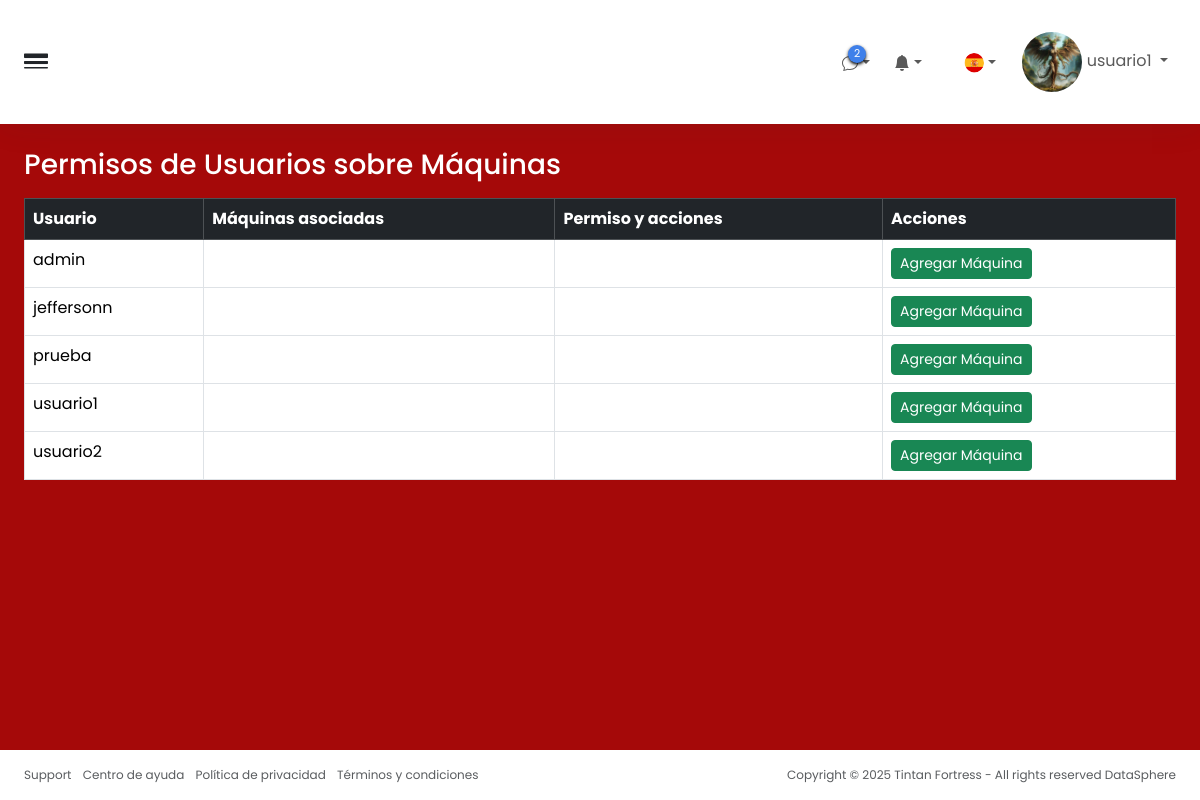
The app's page /permisos.php (signed in) with its own data.
### tables this page shows
CREATE TABLE `usuarios` (
  `id` int(11) NOT NULL,
  `nombre_usuario` varchar(100) NOT NULL,
  `contraseña` text NOT NULL,
  `correo_electronico` varchar(255) DEFAULT NULL,
  `id_rol` int(11) NOT NULL,
  `creado_en` timestamp NOT NULL DEFAULT current_timestamp(),
  `imagen` varchar(255) DEFAULT NULL
);

### permisos.php (the view, shortened to what this page needs)
<?php
try {
    include 'conexion.php';
    $nombreUsuario = $_SESSION['nombre'];
    $usuario_id = $_SESSION['usuario_id'];
    $sqlImagen = "SELECT imagen FROM usuarios WHERE id = :id";
    $stmtImagen = $conn->prepare($sqlImagen);
    $stmtImagen->execute([':id' => $usuario_id]);
    $imagenUsuario = $stmtImagen->fetchColumn();
    ?>
    <!DOCTYPE html>
    <html lang="es">
    <head>
        <link rel="stylesheet" href="css/index.css">
        <link href="https://cdn.jsdelivr.net/npm/bootstrap@5.3.6/dist/css/bootstrap.min.css" rel="stylesheet"
>
        <link rel="stylesheet" href="https://cdn.jsdelivr.net/npm/bootstrap-icons@1.13.1/font/bootstrap-icons.min.css">
    </head>
    <body>
        <div class="wrapper w-100 d-flex align-items-start justify-content-between bg-black">
            <div class="main">
                <nav
                    class="navbar-main d-flex justify-content-between align-items-center p-4 navbar navbar-expand navbar-light">
                    <span class="sidebar-toggle d-flex align-items-center fs-4">
                        <i class="bi bi-border-width" id=toggle></i>
                    </span>
                    <div class="navbar-collapse collapse">
                        <div class="navbar-align navbar-nav ms-auto">
                            <div class="me-2 nav-item dropdown d-flex position-relative">
                                <a id="element" class="d-flex align-items-center nav-link nav-icon dropdown-toggle"
                                    aria-expanded="true">
                                    <div class="position-relative">
                                        <span class="indicator">2</span>
                                    </div>
                                </a>
                            </div>
                            <div class="me-2 nav-item dropdown d-flex position-relative">
                                <a id="element" class="d-flex align-items-center nav-link nav-icon dropdown-toggle"
                                    aria-expanded="true">
                                    <div class="position-relative">
                                        <svg xmlns="http://www.w3.org/2000/svg" width="16" height="16" fill="currentColor"
                                            class="bi bi-bell-fill" viewBox="0 0 16 16">
                                            <path
                                                d="M8 16a2 2 0 0 0 2-2H6a2 2 0 0 0 2 2m.995-14.901a1 1 0 1 0-1.99 0A5 5 0 0 0 3 6c0 1.098-.5 6-2 7h14c-1.5-1-2-5.902-2-7 0-2.42-1.72-4.44-4.005-4.901" />
                                        </svg>
                                    </div>
                                </a>
                            </div>
                            <a href="#" type="button" class="nav-icon modes nav-link d-flex align-items-center"></a>
                            <div class="me-2 nav-item dropdown d-flex position-relative">
                                <a id="element"
                                    class="nav-flag d-flex align-items-center nav-icon nav-link  dropdown-toggle"
                                    aria-expanded="true">
                                    <div class="position-relative">
                                        <img src="img/españa.webp" alt="" class="img-fluid">
                                    </div>
                                </a>
                            </div>
                            <div class="nav-item dropdown nav-item-user">
                                <span class="d-none d-sm-inline-block nav-icon" aria-expanded="true">
                                    <a href="#" class="nav-link dropdown-toggle" aria-expanded="false">
                                        <img src="img/usuarios/<?= $imagenUsuario ?>" class="imgUSU">
                                        <span><?= htmlspecialchars($nombreUsuario) ?></span>
                                    </a>
                                </span>
                            </div>
                        </div>
                    </div>
                </nav>
                <div class="content">
                    <div class="p-0 container-fluid">
                        <div class="mb-2 mb-xl-2 row">
                            <div class="d-none d-sm-block col-auto">
                                <h3>Permisos de Usuarios sobre Máquinas</h3>
                            </div>
                        </div>
                        <table class="table table-bordered">
  <thead class="table-dark">
    <tr>
      <th>Usuario</th>
      <th>Máquinas asociadas</th>
      <th>Permiso y acciones</th>
      <th>Acciones</th>
    </tr>
  </thead>
  <tbody>
    <?php
    $usuarios = $conn->query("SELECT id, nombre_usuario FROM usuarios")->fetchAll();
    foreach ($usuarios as $usuario):
      $nombre_usuario = htmlspecialchars($usuario['nombre_usuario']);
    ?>
    <tr>
      <td><?= $nombre_usuario ?></td>
      <td>
      </td>
      <td>
      </td>
      <td>
        <form action="asignar_maquina.php" method="post">
          <button type="submit" class="btn btn-sm btn-success">Agregar Máquina</button>
        </form>
      </td>
    </tr>
    <?php endforeach; ?>
  </tbody>
</table>
                    </div>
                </div>
                <footer class="footer bg-white py-3">
                    <div class="container-fluid">
                        <div class="text-muted row">
                            <div class="text-start d-flex col-6">
                                <ul class="list-inline mb-0">
                                    <li class="list-inline-item"><a href="#" class="text-muted">Support</a></li>
                                    <li class="list-inline-item"><a href="#" class="text-muted">Centro de ayuda</a></li>
                                    <li class="list-inline-item"><a href="#" class="text-muted">Política de privacidad</a>
                                    </li>
                                    <li class="list-inline-item"><a href="#" class="text-muted">Términos y condiciones</a>
                                    </li>
                                </ul>
                            </div>
                            <div class="text-end col-6">
                                <p class="mb-0">Copyright © 2025 Tintan Fortress - All rights reserved <a href="#"
                                        class="text-muted">DataSphere</a></p>
                            </div>
                        </div>
                    </div>
                </footer>
            </div>
        </div>
    </body>
    </html>
    <?php
} catch (PDOException $e) {
    die("Error en la conexión a la base de datos: " . $e->getMessage());
}
?>

### css/index.css (style rules this page uses)
* { margin: 0; padding: 0; box-sizing: border-box; list-style: none; text-decoration: none; font-family: "Poppins",serif; }
.imgUSU { width:60px; height: 60px; border-radius: 40px; }
:root { --color-primary: #202434; --color-primary-light: #293042; --color-accent-blue: #3f80ea; --color-white: white; --color-black: black; --color-gray-light: #ced4da; --color-gray-blue-trasnparent: #e2e8ee80 --transition-speed-fast: .4s ease-in-out; --transition-speed-slow: .6s ease-in-out; }
a { text-decoration: none !important; }
ul { padding-left: 0 !important; }
li { list-style: none !important; }
img { height: 20px; margin-left: 2px; }
h3 { color: white !important; }
.wrapper { width: 100%; align-items: stretch; display: flex; }
.main { display: flex; width: 100%; height: 100vh; overflow-y: scroll; min-width: 0; transition: margin-left .35s ease-in-out, left .35s ease-in-out, margin-right .35s ease-in-out, right .35s ease-in-out; flex-direction: column; }
.navbar-main { border-bottom: 0 !important; box-shadow: 0 0 2rem #2930421a !important; background-color: var(--color-white) !important; }
#toggle { cursor: pointer !important; }
.nav-item-user { cursor: pointer !important; }
.nav-item .indicator { background: #3f80ea; box-shadow: 0 .1rem .2rem black; border-radius: 50%; display: block; height: 18px; width: 18px; position: absolute; padding: 1px; top: -5px; right: -8px; text-align: center; font-size: .675rem; color: var(--color-white); transition: all .2s ease-in-out; }
.text-muted { color: rgba(108, 117, 125, .75); font-size: 12px; margin-bottom: 0; }
#element { cursor: pointer; }
.nav-flag img { height: 20px; width: 20px; border-radius: 50%; object-fit: cover; }
.content { padding: 2.5rem 2.5rem 1.5rem; flex: 1; direction: 1fr; background-color: rgb(165, 9, 9); }
footer { padding: 1rem 0.75rem; background-color: var(--color-white); direction: ltr; }
@media (min-width: 1px) and (max-width:2570px) { .content { padding: 1.5rem !important; } }

### records on screen
usuarios: imagen (picture), nombre_usuario "usuario1"
usuarios: nombre_usuario "admin"
usuarios: nombre_usuario "jeffersonn"
usuarios: nombre_usuario "prueba"
usuarios: nombre_usuario "usuario2"

### other values on screen
$nombreUsuario "usuario1"
